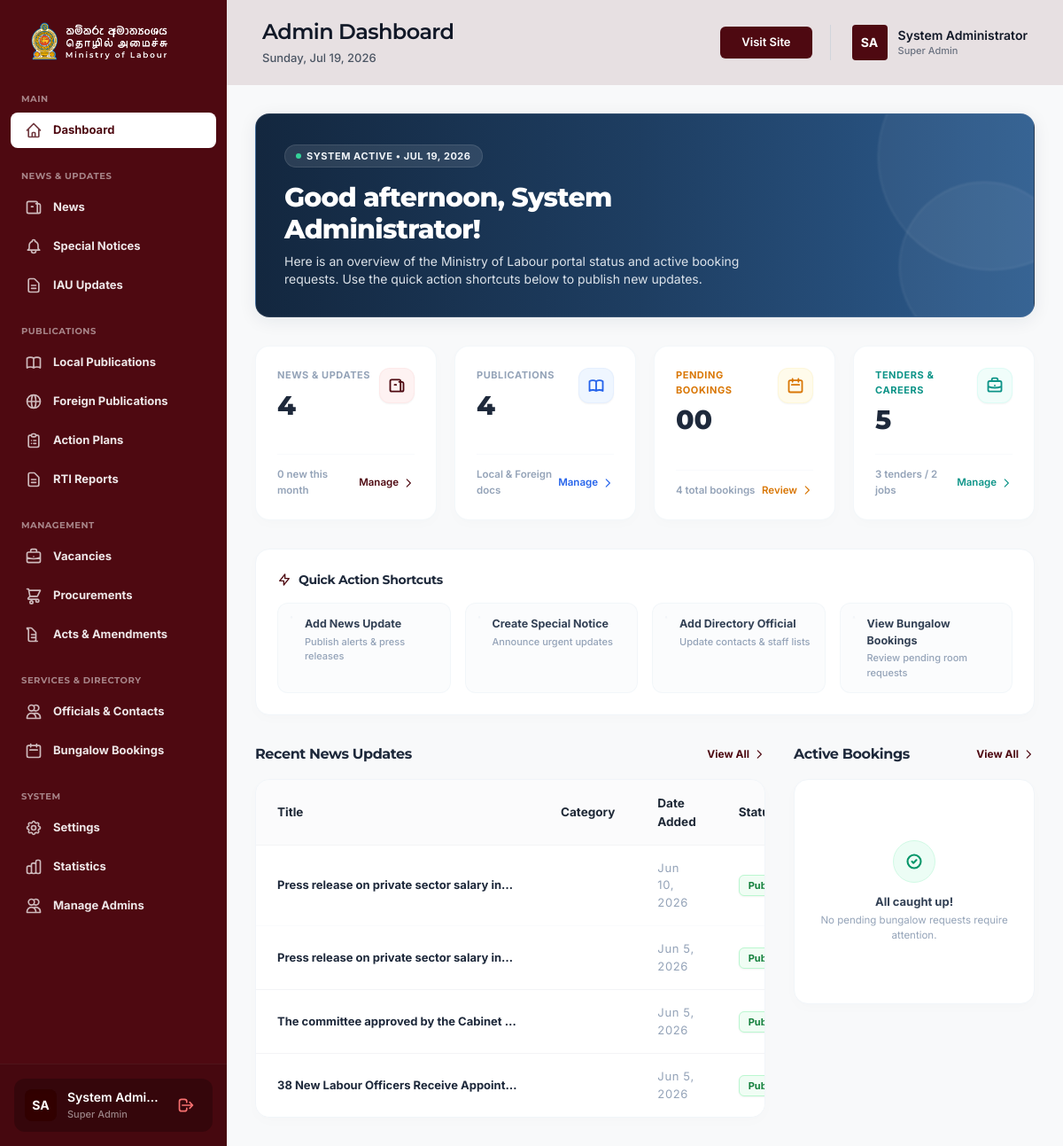
Page /admin/dashboard (signed in) on the committed database.
### tables this page shows
CREATE TABLE `news` (
  `id` int(11) NOT NULL AUTO_INCREMENT,
  `title` varchar(255) NOT NULL,
  `title_si` varchar(255) DEFAULT NULL,
  `title_ta` varchar(255) DEFAULT NULL,
  `publish_date` date DEFAULT NULL,
  `content` longtext NOT NULL,
  `content_si` longtext DEFAULT NULL,
  `content_ta` longtext DEFAULT NULL,
  `cover_image` varchar(255) DEFAULT NULL,
  `tags` varchar(255) DEFAULT NULL,
  `language` varchar(20) NOT NULL DEFAULT 'english',
  `visibility` enum('public','private','hidden') NOT NULL DEFAULT 'public',
  `is_featured` tinyint(1) NOT NULL DEFAULT 0,
  `is_special_notice` tinyint(1) NOT NULL DEFAULT 0,
  `status` enum('Draft','Pending Approval','Published') NOT NULL DEFAULT 'Draft',
  `author_id` int(11) DEFAULT NULL,
  `created_at` timestamp NULL DEFAULT current_timestamp(),
  `updated_at` timestamp NULL DEFAULT current_timestamp() ON UPDATE current_timestamp(),
  PRIMARY KEY (`id`),
  KEY `author_id` (`author_id`),
  CONSTRAINT `news_ibfk_1` FOREIGN KEY (`author_id`) REFERENCES `admins` (`id`) ON DELETE SET NULL
);

### admin/index.php (the view, shortened to what the rows shown need)
<?php
require_once 'includes/auth.php';
require_once 'includes/db.php';
$recentNews = [];
try {
    $recentNews = $pdo->query("SELECT n.*, a.name as author_name FROM news n LEFT JOIN admins a ON n.author_id = a.id ORDER BY n.created_at DESC LIMIT 5")->fetchAll();
} catch (PDOException $e) {}
include 'includes/header.php';
?>
<div class="flex-1 flex flex-col min-w-0 bg-[#F8F9FA] relative z-10 font-inter">
    <?php include 'includes/topbar.php'; ?>
    <main class="flex-1 overflow-x-hidden overflow-y-auto p-4 md:p-8 bg-[#F8F9FA]">
        <div class="relative bg-gradient-to-r from-primary via-[#1E3E62] to-[#2D5C8F] rounded-2xl p-6 md:p-8 text-white mb-8 overflow-hidden shadow-[0_4px_20px_rgba(19,39,63,0.08)] border border-slate-100/10">
            <div class="relative z-10 max-w-xl">
                <?php
                $adminUser = getLoggedInAdmin();
                $hour = date('H');
                $greeting = 'Welcome back';
                if ($hour < 12) {
                    $greeting = 'Good morning';
                } elseif ($hour < 17) {
                    $greeting = 'Good afternoon';
                } else {
                    $greeting = 'Good evening';
                }
                ?>
                <h2 class="text-2xl md:text-3xl font-extrabold font-montserrat tracking-tight mb-2">
                    <?= $greeting ?>, <?= htmlspecialchars($adminUser['name'] ?? 'Admin') ?>!
                </h2>
            </div>
        </div>
        <?php
        $showNewsTable = hasPermission('manage_news');
        $showBookingsTable = hasPermission('manage_bookings');
        ?>
        <?php if ($showNewsTable || $showBookingsTable): ?>
        <div class="grid grid-cols-1 lg:grid-cols-3 gap-8">
            <?php if ($showNewsTable): ?>
            <div class="<?= $showBookingsTable ? 'lg:col-span-2' : 'lg:col-span-3' ?>">
                <?php
                $headers = [
                    ['label' => 'Title', 'class' => ''],
                    ['label' => 'Category', 'class' => 'w-32'],
                    ['label' => 'Date Added', 'class' => 'w-32'],
                    ['label' => 'Status', 'class' => 'w-28'],
                    ['label' => 'Actions', 'class' => 'text-right w-20']
                ];
                renderAdminTable($headers, $recentNews, function($news) {
                    ?>
                    <tr class="hover:bg-slate-50/60 bg-white border-b border-slate-50/70 transition-all duration-150 group">
                        <td class="py-4 px-6 font-bold text-slate-800 max-w-xs truncate group-hover:text-secondary transition-colors"><?= htmlspecialchars($news['title']) ?></td>
                        <td class="py-4 px-6 text-slate-500 font-semibold text-[12px]"><?= htmlspecialchars($news['category']) ?></td>
                        <td class="py-4 px-6 text-slate-400 font-mono"><?= date('M j, Y', strtotime($news['created_at'])) ?></td>
                        <td class="py-4 px-6">
                            <?php if ($news['status'] === 'Published'): ?>
                            <span class="px-2.5 py-1 rounded-md bg-green-50 text-green-700 border border-green-200 text-[11px] font-bold shadow-sm">Published</span>
                            <?php else: ?>
                            <span class="px-2.5 py-1 rounded-md bg-orange-50 text-orange-700 border border-orange-200 text-[11px] font-bold shadow-sm">Draft</span>
                            <?php endif; ?>
                        </td>
                    </tr>
                    <?php
                }, [
                    'minWidth' => '600px',
                    'emptyTitle' => 'No news updates published yet.',
                    'emptySubtitle' => 'Click "Add News Update" to publish your first content.',
                    'emptyIcon' => 'news',
                    'containerClass' => 'bg-white rounded-2xl border border-slate-100 shadow-[0_4px_16px_rgba(0,0,0,0.015)] overflow-hidden'
                ]);
                ?>
            </div>
            <?php endif; ?>
        </div>
        <?php endif; ?>
    </main>
</div>
<?php include 'includes/footer.php'; ?>

### admin/includes/table-helper.php (shortened to what the rows shown need)
<?php
function renderAdminTable(array $headers, array $rows, callable $renderRowCallback, array $options = []) {
    $minWidth       = $options['minWidth'] ?? '800px';
    $emptyTitle     = $options['emptyTitle'] ?? 'No records found';
    $emptySubtitle  = $options['emptySubtitle'] ?? 'There are no items matching your criteria.';
    $emptyIcon      = $options['emptyIcon'] ?? 'document';
    $tableClass     = $options['tableClass'] ?? 'js-filterable-table w-full text-left border-collapse';
    $containerClass = $options['containerClass'] ?? 'bg-white rounded-2xl shadow-sm border border-gray-100 overflow-hidden mb-12';
    $tableId        = $options['tableId'] ?? 'admin-table-' . uniqid();
    ?>
    <div class="<?= htmlspecialchars($containerClass) ?>" data-table-id="<?= htmlspecialchars($tableId) ?>">
        <div class="overflow-x-auto">
            <table class="<?= htmlspecialchars($tableClass) ?>" style="min-width: <?= htmlspecialchars($minWidth) ?>;" id="<?= htmlspecialchars($tableId) ?>">
                <thead>
                    <tr class="bg-gray-50/70 text-gray-650 border-b border-gray-100 text-[13.5px] font-semibold font-inter select-none">
                        <?php foreach ($headers as $header):
                            $thClass = $header['class'] ?? '';
                            $thLabel = $header['label'] ?? '';
                        ?>
                            <th class="py-4 px-6 <?= htmlspecialchars($thClass) ?>"><?= htmlspecialchars($thLabel) ?></th>
                        <?php endforeach; ?>
                    </tr>
                </thead>
                <?php
                $tbodyClass = $options['tbodyClass'] ?? 'divide-y divide-gray-100 text-[13px]';
                $tbodyAttrs = $options['tbodyAttrs'] ?? '';
                ?>
                <tbody class="<?= htmlspecialchars($tbodyClass) ?>" <?= $tbodyAttrs ?>>
                    <?php if (empty($rows)): ?>
                    <tr class="js-empty-state">
                        <td colspan="<?= count($headers) ?>" class="py-16 px-6 text-center text-slate-400">
                            <div class="w-16 h-16 bg-slate-50 rounded-full flex items-center justify-center mx-auto mb-4 border border-slate-100 shadow-inner">
                                <?php if ($emptyIcon === 'users'): ?>
                                    <svg class="w-8 h-8 text-slate-300" fill="none" stroke="currentColor" stroke-width="1.5" viewBox="0 0 24 24"><path stroke-linecap="round" stroke-linejoin="round" d="M15 19.128a9.38 9.38 0 002.625.372 9.337 9.337 0 004.121-.952 4.125 4.125 0 00-7.533-2.493M15 19.128v-.003c0-1.113-.285-2.16-.786-3.07M15 19.128v.109A11.386 11.386 0 0110.089 20M3 16.172c0-2.278 1.964-4.122 4.382-4.122 2.419 0 4.382 1.844 4.382 4.122 0 1.139-.491 2.164-1.282 2.9M3 16.172v.109A11.386 11.386 0 007.91 20M3 16.172a11.387 11.387 0 014.91-4.085m0 0a5.002 5.002 0 019.288 0M15 7a3 3 0 11-6 0 3 3 0 016 0zm6 3a2 2 0 11-4 0 2 2 0 014 0zM7 10a2 2 0 11-4 0 2 2 0 014 0z" /></svg>
                                <?php elseif ($emptyIcon === 'news'): ?>
                                    <svg class="w-8 h-8 text-slate-300" fill="none" stroke="currentColor" stroke-width="1.5" viewBox="0 0 24 24"><path stroke-linecap="round" stroke-linejoin="round" d="M12 7.5h1.5m-1.5 3h1.5m-7.5 3h7.5m-7.5 3h7.5m3-9h3.375c.621 0 1.125.504 1.125 1.125V18a2.25 2.25 0 01-2.25 2.25M16.5 7.5V4.875c0-.621-.504-1.125-1.125-1.125H4.125C3.504 3.75 3 4.254 3 4.875V18a2.25 2.25 0 002.25 2.25h13.5M6 7.5h3v3H6v-3z" /></svg>
                                <?php else: ?>
                                    <svg class="w-8 h-8 text-slate-300" fill="none" stroke="currentColor" stroke-width="1.5" viewBox="0 0 24 24"><path stroke-linecap="round" stroke-linejoin="round" d="M19.5 14.25v-2.625a3.375 3.375 0 00-3.375-3.375h-1.5A1.125 1.125 0 0113.5 7.125v-1.5a3.375 3.375 0 00-3.375-3.375H8.25m2.25 0H5.625c-.621 0-1.125.504-1.125 1.125v17.25c0 .621.504 1.125 1.125 1.125h12.75c.621 0 1.125-.504 1.125-1.125V11.25a9 9 0 00-9-9z"></path></svg>
                                <?php endif; ?>
                            </div>
                            <span class="font-bold text-slate-700 block mb-1"><?= htmlspecialchars($emptyTitle) ?></span>
                            <span class="text-xs text-slate-400"><?= htmlspecialchars($emptySubtitle) ?></span>
                        </td>
                    </tr>
                    <?php else: ?>
                        <?php foreach ($rows as $index => $row) {
                            $renderRowCallback($row, $index);
                        } ?>
                    <?php endif; ?>
                </tbody>
            </table>
        </div>
    </div>
    <?php
}

### rows in the picture
news: title "Press release on private sector salary in…", created_at "Jun 10, 2026", status "Published"
news: title "Press release on private sector salary in…", created_at "Jun 5, 2026", status "Published"
news: title "The committee approved by the Cabinet…", created_at "Jun 5, 2026", status "Published"
news: title "38 New Labour Officers Receive Appoint…", created_at "Jun 5, 2026", status "Published"

### other values in the picture
getInitials($sidebarUser['name'] ?? 'Admin') "SA"
$sidebarUser['name'] "System Admi…"
str_replace('_', ' ', $sidebarUser['role'] ?? 'Admin') "Super Admin"
getInitials($currentUser['name'] ?? 'Admin') "SA"
$currentUser['name'] "System Administrator"
str_replace('_', ' ', $currentUser['role'] ?? 'Admin') "Super Admin"
$greeting "Good afternoon"
$adminUser['name'] "System Administrator"
$newsCount "4"
$newsThisMonth "0"
$totalPublications "4"
$pendingBookings "00"
$totalBookings "4"
$procurementCount + $vacancyCount "5"
$procurementCount "3"
